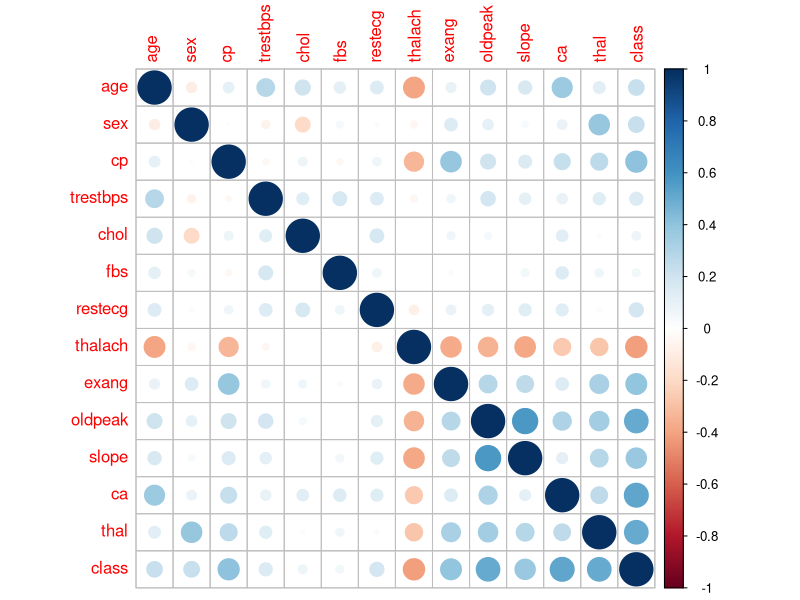
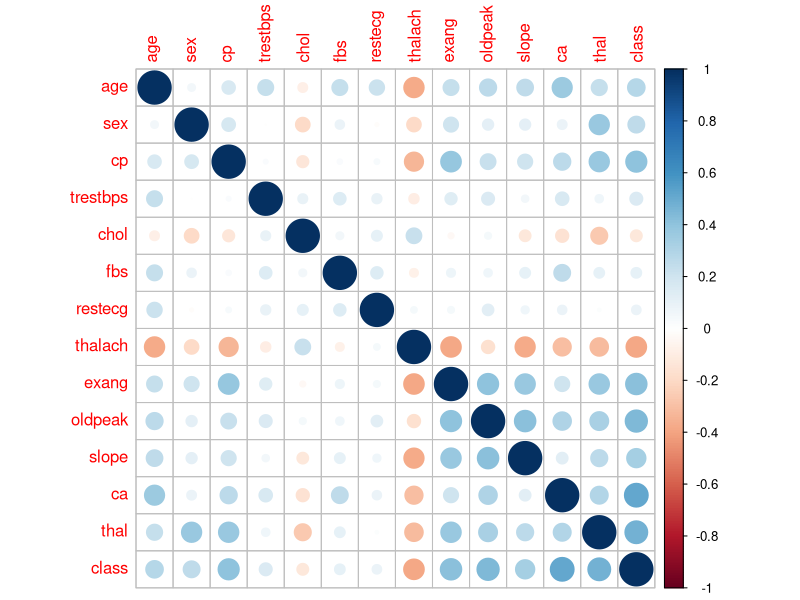

Here is the R script that generated these plots, in order:
install.packages(c('corrplot', 'cluster', 'fpc'))
library(corrplot)

#Define normalize function 
normalize <- function(x) {
  return ((x - min(x)) / (max(x) - min(x)))
}

#==============================================================
# CLEVELAND DATA 
#==============================================================
#Open Cleveland Data
clevelanddata <- read.csv(file="processed.cleveland.csv", 
                          na.strings = "?", 
                          sep ="", 
                          col.names = c("age","sex", "cp", "trestbps", "chol", 
                                        "fbs", "restecg", "thalach", "exang", 
                                        "oldpeak", "slope", "ca", "thal", "class"))



#Fill in N/A with median of each column if the number of NA in each column is less than half of the data
for(i in 1:ncol(clevelanddata)){
  na <- sum(is.na(clevelanddata[,i]))
  halfdata <- (length(clevelanddata[,i]))/2
  
  if(na < halfdata) {
    clevelanddata[is.na(clevelanddata[,i]), i] <- median(clevelanddata[,i], na.rm = TRUE)}
}

#Normalize cleveland data
datanorm <- as.data.frame(lapply(clevelanddata, normalize))

#Create Pearson correlation coefficient
cors <- cor(datanorm, method = "pearson")
#Show Pearson correlation coefficient for attribute "class"
cors[,14]
#Show correlation plot
corrplot(cors)


#==============================================================
# ALL 5 LABELS DATA 
#==============================================================
data <- read.csv(file="data.5_labels.csv")
#Normalize all data
alldatanorm <- as.data.frame(lapply(data, normalize))
#Create Pearson correlation coefficient
allcors <- cor(alldatanorm, method = "pearson")
#Show Pearson correlation coefficient for attribute "class"
allcors[,14]
#Show correlation plot
corrplot(allcors)
